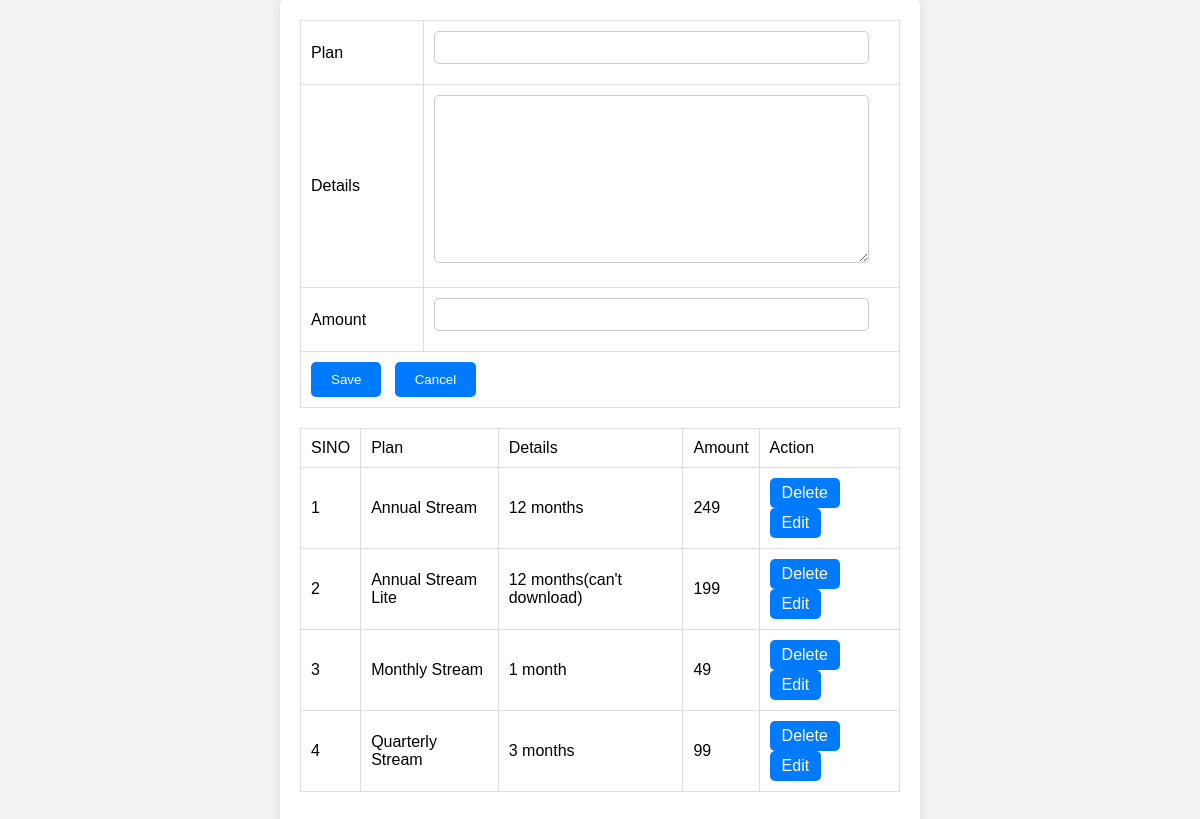
Screenshot of /Wadmin/Subscription/ with the database file from the repository.
### Admin/models.py (models this page shows)
class tbl_subscription(models.Model):
    user_id=models.ForeignKey(tbl_user,on_delete=models.CASCADE,null=True)
    subscription_plan=models.CharField(max_length=50)
    subscription_startdate=models.CharField(max_length=50)
    subscription_status=models.CharField(max_length=2,default=0)
    subscription_planamt=models.CharField(max_length=50)
    subscription_details=models.CharField(max_length=200)

### Admin/views.py (the view)
# urls.py: path('Subscription/',views.subscription,name="Subscription"),
def subscription(request):
    subobj=tbl_subscription.objects.all()
    if request.method=="POST":
        tbl_subscription.objects.create(subscription_plan=request.POST.get("txtplan"),
        subscription_details=request.POST.get("txtdetails"),
        subscription_planamt=request.POST.get("txtamt"))
        return render(request,"admin/Subscription.html",{'data':subobj})
    else:
        return render(request,"admin/Subscription.html",{'data':subobj})

### Admin/Templates/Admin/Subscription.html (shortened to what this page needs)
<!DOCTYPE html>
<html lang="en">
<head>
</head>
<body>
    <form action="" method="post">
        <table>
            <tr>
                <td>Plan</td>
                <td><input type="text" name="txtplan" id="" value="{{sdata.subscription_plan}}"></td>
            </tr>
            <tr>
                <td>Details</td>
                <td><textarea name="txtdetails" id="" cols="30" rows="10">{{sdata.subscription_details}}</textarea></td>
            </tr>
            <tr>
                <td>Amount</td>
                <td><input type="text" name="txtamt" id="" value="{{sdata.subscription_planamt}}"></td>
            </tr>
            <tr>
                <td colspan="2" align="center"><input type="submit" value="Save"> &nbsp <input type="reset" value="Cancel"></td>
            </tr>
        </table>
        <table>
            <tr>
                <td>SINO</td>
                <td>Plan</td>
                <td>Details</td>
                <td>Amount</td>
                <td>Action</td>
            </tr>
            {% for i in data %}
            <tr>
                <td>{{forloop.counter}}</td>
                <td>{{i.subscription_plan}}</td>
                <td>{{i.subscription_details}}</td>
                <td>{{i.subscription_planamt}}</td>
                <td><a href="{% url 'webadmin:Del_subscription' i.id %}">Delete</a>
                    <a href="{% url 'webadmin:Edt_subscription' i.id %}">Edit</a></td>
            </tr>
            {% endfor %}
        </table>
    </form>
</body>
</html>

### Admin/Templates/Admin/Subscription.html (style rules this page uses)
body { font-family: Arial, sans-serif; background-color: #f2f2f2; margin: 0; padding: 0; }
form { max-width: 600px; margin: 0 auto; padding: 20px; background-color: #fff; border-radius: 5px; box-shadow: 0 0 10px rgba(0, 0, 0, 0.1); }
table { width: 100%; border-collapse: collapse; margin-bottom: 20px; }
th, td { padding: 10px; border: 1px solid #ddd; text-align: left; }
input[type="text"], textarea { width: calc(100% - 20px); padding: 8px; border: 1px solid #ccc; border-radius: 5px; box-sizing: border-box; margin-bottom: 10px; }
input[type="submit"], input[type="reset"] { padding: 10px 20px; background-color: #007bff; color: #fff; border: none; border-radius: 5px; cursor: pointer; transition: background-color 0.3s; }
textarea { resize: vertical; }
a { display: inline-block; padding: 6px 12px; margin-right: 5px; background-color: #007bff; color: #fff; text-decoration: none; border-radius: 5px; transition: background-color 0.3s; }

### rows the page displays
tbl_subscription: subscription_plan "Annual Stream", subscription_details "12 months", subscription_planamt "249"
tbl_subscription: subscription_plan "Annual Stream Lite", subscription_details "12 months(can't download)", subscription_planamt "199"
tbl_subscription: subscription_plan "Monthly Stream", subscription_details "1 month", subscription_planamt "49"
tbl_subscription: subscription_plan "Quarterly Stream", subscription_details "3 months", subscription_planamt "99"
